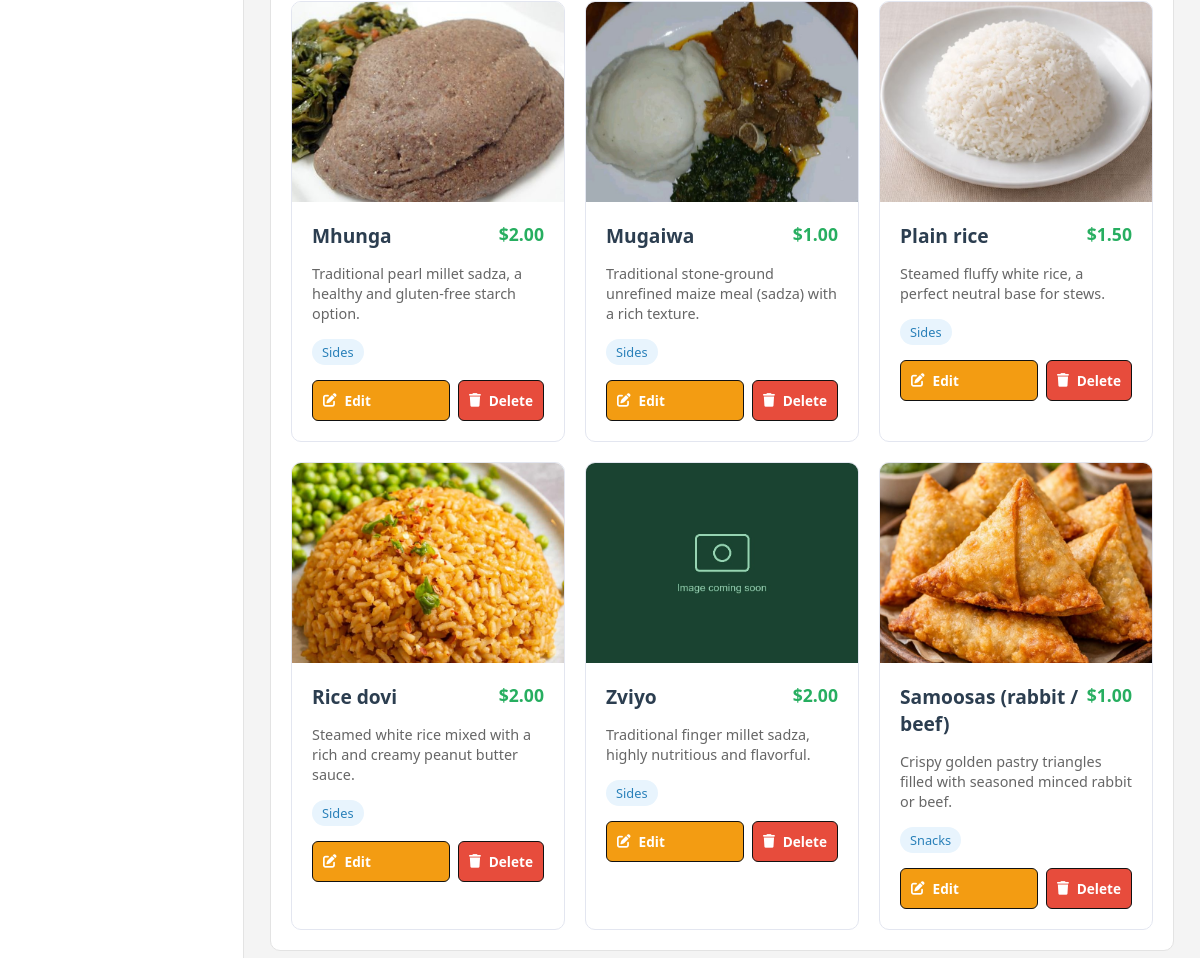
Page /dashboard/branch/2/menu/ (signed in, lower part) on the earlier database version.
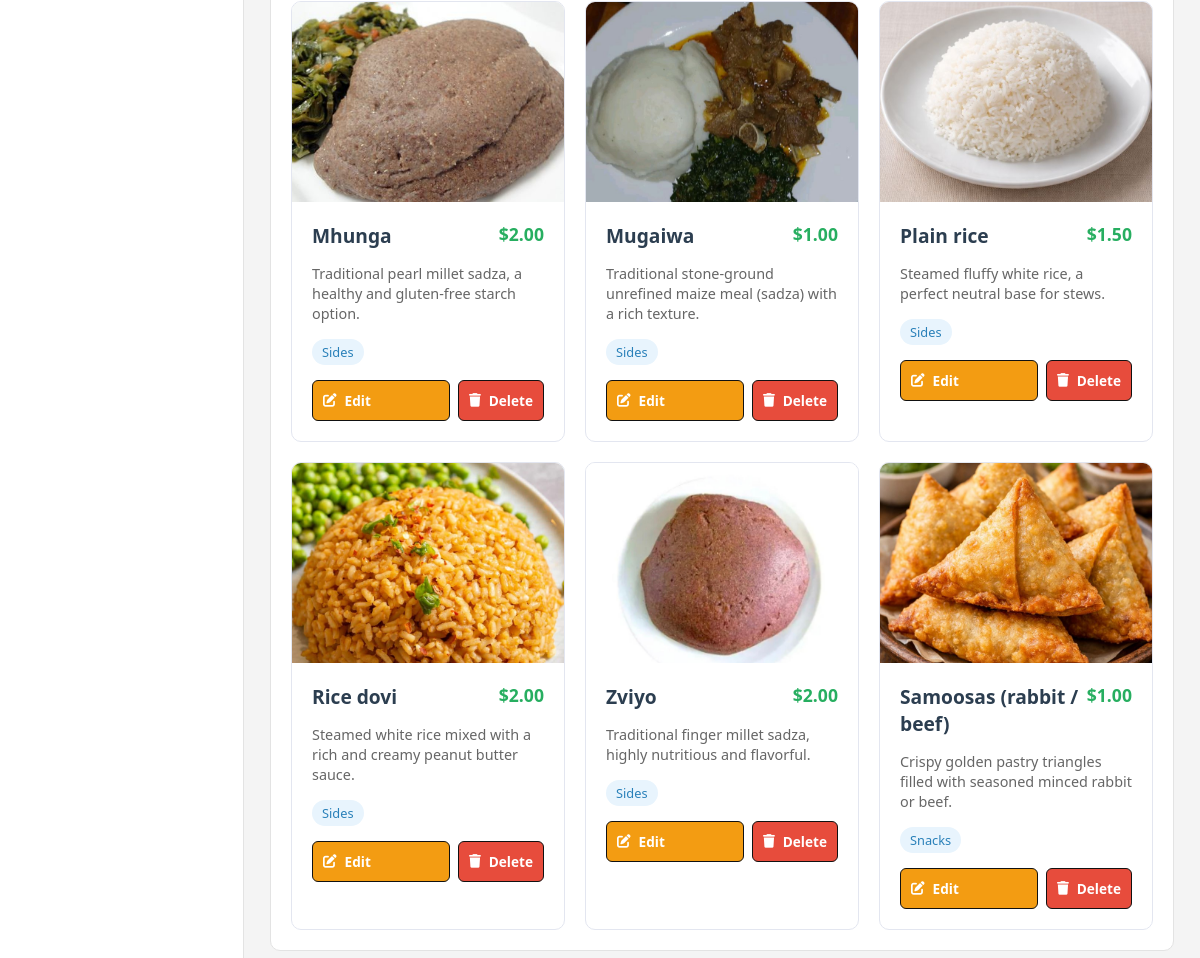
Same page on the later database version.
### frontend/models.py (models this page shows, shortened)
class MenuItem(models.Model):
    branch = models.ForeignKey(RestaurantBranch, on_delete=models.CASCADE, related_name='menu_items')
    name = models.CharField(max_length=200)
    description = models.TextField()
    price = models.DecimalField(max_digits=8, decimal_places=2)
    category = models.ForeignKey(MenuCategory, on_delete=models.CASCADE)
    image = models.ImageField(upload_to='menu/', storage=get_menu_storage, blank=True, null=True, help_text="Upload menu item image")
    image_filename = models.CharField(max_length=200, blank=True, help_text="Alternative: Image filename in static/images/")
    is_available = models.BooleanField(default=True)
    is_featured = models.BooleanField(default=False)
    ingredients = models.TextField(blank=True, help_text="List of ingredients")
    allergens = models.TextField(blank=True, help_text="Allergen information")
    preparation_time = models.IntegerField(null=True, blank=True, help_text="Preparation time in minutes")
    calories = models.IntegerField(null=True, blank=True, help_text="Calories per serving")
    created_at = models.DateTimeField(auto_now_add=True)
    updated_at = models.DateTimeField(auto_now=True)
    class Meta:
        ordering = ['category', 'name']
        unique_together = ['branch', 'name']  # Prevent duplicate menu items per branch
    @property
    def image_url(self):
        if self.image:
            try:
                return self.image.url
            except Exception:
                pass
        elif self.image_filename:
            return f'/static/images/{self.image_filename}'
        return '/static/images/default-menu-item.jpg'

class MenuCategory(models.Model):
    name = models.CharField(max_length=100)
    slug = models.SlugField(unique=True)
    description = models.TextField(blank=True)
    order = models.IntegerField(default=0)
    class Meta:
        verbose_name_plural = "Menu Categories"
        ordering = ['order', 'name']

### frontend/views.py (the view)
# urls.py: path('dashboard/branch/<int:branch_id>/menu/', views.branch_menu_items, name='branch_menu_items'),
@login_required
def branch_menu_items(request, branch_id):
    branch = get_object_or_404(RestaurantBranch, id=branch_id, is_active=True)
    menu_items = MenuItem.objects.filter(branch=branch).select_related('category').order_by('category__order', 'name')
    categories = MenuCategory.objects.all().order_by('order')
    categories_with_counts = []
    for cat in categories:
        cat_count = menu_items.filter(category=cat).count()
        categories_with_counts.append({
            'name': cat.name,
            'slug': cat.slug,
            'count': cat_count,
        })
    context = {
        'branch': branch,
        'menu_items': menu_items,
        'categories': categories,
        'categories_with_counts': categories_with_counts,
    }
    return render(request, 'admin/branch_menu_items.html', context)

### frontend/context_processors.py (called while the page is built)
def admin_nav(request):
    if not request.path.startswith("/dashboard/"):
        return {}
    try:
        from .dashboard import _nav_sections
        return {"sections": _nav_sections()}
    except Exception:
        return {"sections": []}

def site_settings(request):
    try:
        settings_obj = SiteSettings.load()
    except Exception:
        settings_obj = SiteSettings()
    return {"site": settings_obj}

### frontend/dashboard.py (called while the page is built)
def _nav_sections():
    return [(slug, SECTIONS[slug]["label"], SECTIONS[slug]["icon"])
            for slug in SECTION_ORDER]

### frontend/models.py (called while the page is built)
    @classmethod
    def load(cls):
        obj, _ = cls.objects.get_or_create(pk=1)
        return obj

### templates/admin/branch_menu_items.html (shortened to what this page needs)
{% extends 'admin/base.html' %}
{% block content %}
<div class="card">
    {% if menu_items %}
    <div class="menu-grid">
        {% for item in menu_items %}
        <div class="menu-item-card" data-category="{{ item.category.slug }}">
            <div class="item-image">
                <img src="{{ item.image_url }}" alt="{{ item.name }}">
            </div>
            <div class="item-content">
                <div class="item-title">
                    <h3>{{ item.name }}</h3>
                    <span class="price">${{ item.price }}</span>
                </div>
                <p class="description">
                    {{ item.description|truncatewords:20 }}
                </p>
                <div class="meta-info">
                    <span class="badge badge-category">{{ item.category.name }}</span>
                </div>
                <div class="item-actions">
                    <a href="{% url 'edit_menu_item' branch.id item.id %}" class="btn btn-warning">
                        <i class="fas fa-edit"></i> Edit
                    </a>
                    <form action="{% url 'delete_menu_item' branch.id item.id %}" method="post" style="display:inline;">
                        <button type="submit" class="btn btn-danger" onclick="return confirm('Are you sure you want to delete this menu item?')">
                            <i class="fas fa-trash"></i> Delete
                        </button>
                    </form>
                </div>
            </div>
        </div>
        {% endfor %}
    </div>
    {% endif %}
</div>
{% endblock %}

Differences in the rows shown:
changed MenuItem "Zviyo": image_url: picture added in place of a placeholder
